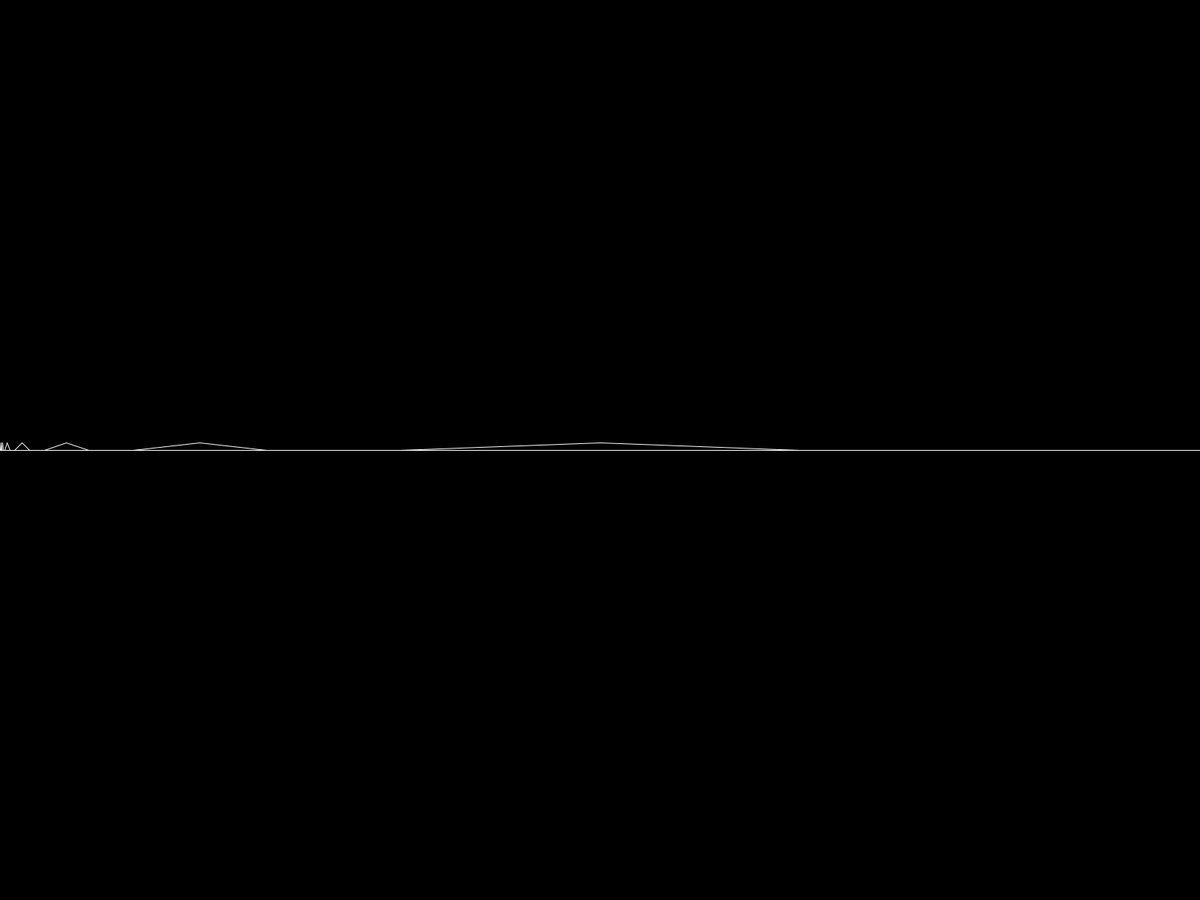
Frame 1 (no input)
Frame 60 (the mouse pressed at the canvas centre just before this capture): identical to frame 1, image omitted
Frame 120 (the mouse held since frame 60 and released just before this capture): identical to frame 1, image omitted

The Processing sketch that drew this single still picture (run headless with seeded random() and noise(); from frame 60 on, the mouse is pressed at the canvas centre):

// Processing sketch: Koch_Curve__recursion_
// ── Koch_Curve__recursion_.pde
int amount = 2;
float count;
void setup() {
  fullScreen();
  background(0);
  l(new PVector(0,height/2),new PVector(width,height/2));
}

void draw() {
    
}

void l(PVector start, PVector end) {
  stroke(255);
  line(start.x,start.y,end.x,end.y);
  
  count+=0.25;
  
  PVector a=new PVector((end.x)/3,end.y);
  PVector b=new PVector((a.x)*2,end.y);
  PVector c=new PVector((end.x)/2,end.y-10);
  
  if(count<amount) {
    l(start,a);
    l(a,c);
    l(c,b);
    l(b,end);
  }
}
